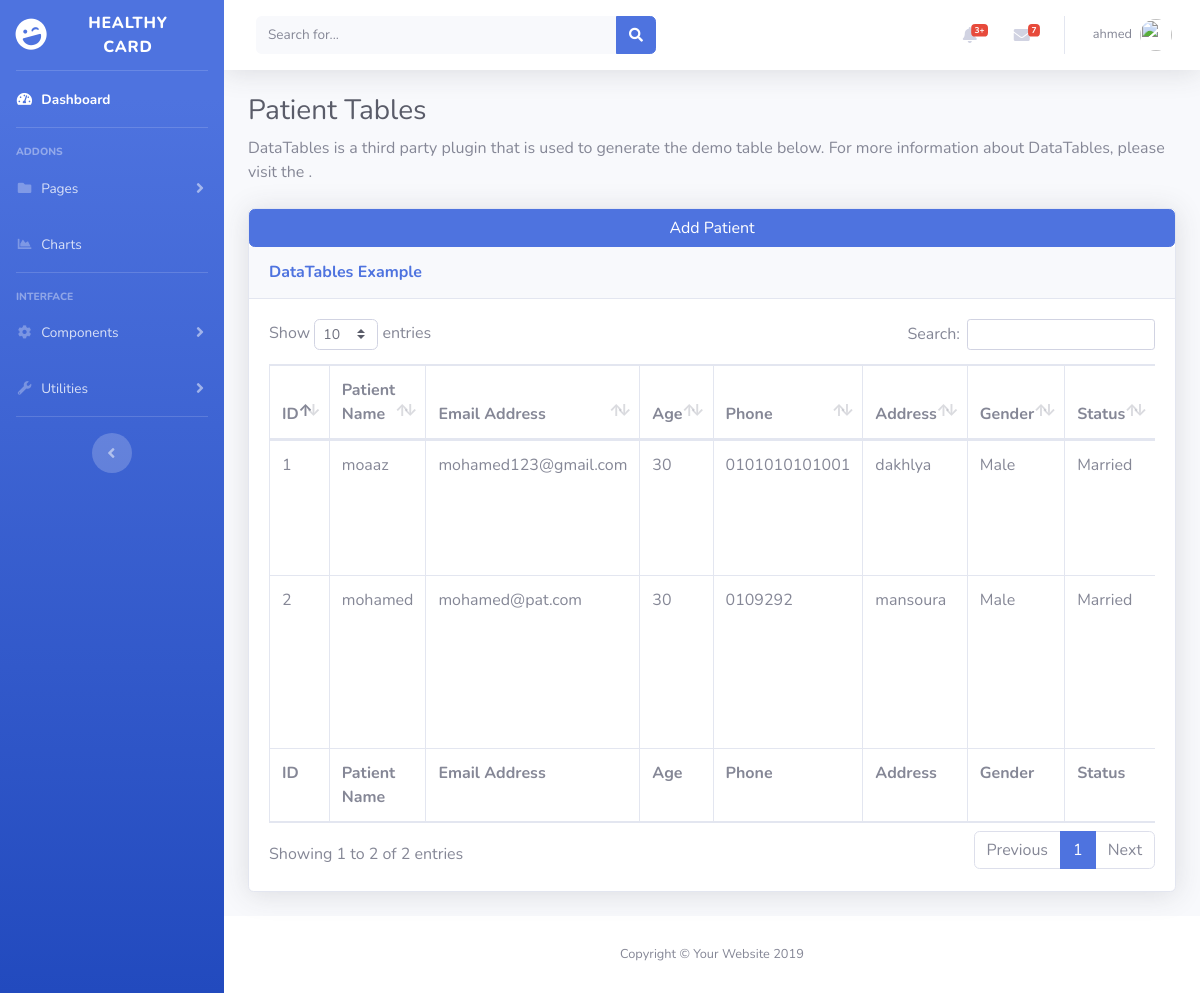
The page /admin/patients.php?id=12 (signed in) on the database its author committed.
### tables this page shows
CREATE TABLE `managers` (
  `id` int(11) NOT NULL,
  `username` varchar(255) NOT NULL,
  `email` varchar(255) NOT NULL,
  `password` varchar(255) NOT NULL,
  `phone` varchar(100) NOT NULL,
  `address` varchar(255) NOT NULL,
  `hospital_name_id` int(11) NOT NULL,
  `priv` int(11) NOT NULL
);

CREATE TABLE `patients` (
  `id` int(11) NOT NULL,
  `username` varchar(255) NOT NULL,
  `email` varchar(255) NOT NULL,
  `password` varchar(255) NOT NULL,
  `age` int(11) NOT NULL,
  `phone` varchar(100) NOT NULL,
  `address` varchar(255) NOT NULL,
  `gender` int(11) NOT NULL,
  `status` int(11) NOT NULL,
  `blood_type` varchar(100) NOT NULL,
  `section_id` int(11) NOT NULL,
  `idcard` int(100) NOT NULL,
  `hospital_name_id` int(11) NOT NULL,
  `qr` longblob NOT NULL,
  `id_qr` varchar(255) NOT NULL,
  `qr_gn` varchar(100) NOT NULL,
  `priv` int(11) NOT NULL
);

### admin/design/patient/patTable.php (the view, shortened to what this page needs)
<div class="card shadow mb-4">
          <a href="?action=add" class="btn btn-primary" >Add Patient</a>
            <div class="card-header py-3">
              <h6 class="m-0 font-weight-bold text-primary">DataTables Example</h6>
            </div>
            <div class="card-body">
              <div class="table-responsive">
                <table class="table table-bordered" id="dataTable" width="100%" cellspacing="0">
                  <thead>
                    <tr>
                      <th>ID</th>
                      <th>Patient Name</th>
                      <th>Email Address</th>
                      <th>Age</th>
                      <th>Phone</th>
                      <th>Address</th>
                      <th>Gender</th>
                      <th>Status</th>
                    </tr>
                  </thead>
                  <tfoot>
                    <tr>
                      <th>ID</th>
                      <th>Patient Name</th>
                      <th>Email Address</th>
                      <th>Age</th>
                      <th>Phone</th>
                      <th>Address</th>
                      <th>Gender</th>
                      <th>Status</th>
                    </tr>
                  </tfoot>
                  <tbody>
                    <tr>
<?php
  require_once "functions/connect.php";
  $hos  =  $_GET['id'];
  $select = "SELECT * FROM patients WHERE $hos = hospital_name_id";
  $query  = $conn -> query($select);
  $id     = 0;
  foreach ($query as $pat) {
?>
                      <td><?= ++$id ?></td>
                      <td><?= $pat['username'] ?></td>
                      <td><?= $pat['email'] ?></td>
                      <td><?= $pat['age'] ?></td>
                      <td><?= $pat['phone'] ?></td>
                      <td><?= $pat['address'] ?></td>
                      <td><?= $pat['gender'] == 0 ? 'Male' : 'Female' ?></td>
                      <td><?= $pat['status'] == 0 ? 'Married' : 'Single' ?></td>
                    </tr>
<?php }; ?>
                  </tbody>
                </table>
              </div>
            </div>
          </div>

### admin/includes/header.php (shortened to what this page needs)
<nav class="navbar navbar-expand navbar-light bg-white topbar mb-4 static-top shadow">
<form class="d-none d-sm-inline-block form-inline mr-auto ml-md-3 my-2 my-md-0 mw-100 navbar-search">
  <div class="input-group">
    <input type="text" class="form-control bg-light border-0 small" placeholder="Search for..." aria-label="Search" aria-describedby="basic-addon2">
    <div class="input-group-append">
      <button class="btn btn-primary" type="button">
        <i class="fas fa-search fa-sm"></i>
      </button>
    </div>
  </div>
</form>
<ul class="navbar-nav ml-auto">
  <li class="nav-item dropdown no-arrow mx-1">
    <a class="nav-link dropdown-toggle" href="#" id="alertsDropdown" role="button" data-toggle="dropdown" aria-haspopup="true" aria-expanded="false">
      <i class="fas fa-bell fa-fw"></i>
      <span class="badge badge-danger badge-counter">3+</span>
    </a>
  </li>
  <li class="nav-item dropdown no-arrow mx-1">
    <a class="nav-link dropdown-toggle" href="#" id="messagesDropdown" role="button" data-toggle="dropdown" aria-haspopup="true" aria-expanded="false">
      <i class="fas fa-envelope fa-fw"></i>
      <span class="badge badge-danger badge-counter">7</span>
    </a>
  </li>
  <?php
  $nam  = $_SESSION['name'];
  $id  = $_SESSION['login'];
   require_once "functions/connect.php";
   $sel  = "SELECT * FROM $nam  WHERE  id = $id";
   $query = $conn -> query($sel);
   $name  = $query -> fetch_assoc();
  ?>
  <li class="nav-item dropdown no-arrow">
    <a class="nav-link dropdown-toggle" href="#" id="userDropdown" role="button" data-toggle="dropdown" aria-haspopup="true" aria-expanded="false">
      <span class="mr-2 d-none d-lg-inline text-gray-600 small"><?php echo @$name['username'] ?></span>
      <img class="img-profile rounded-circle" src="https://source.unsplash.com/QAB-WJcbgJk/60x60">
    </a>
  </li>
</ul>
</nav>

### rows shown on the page
managers: username "ahmed"
patients: username "moaaz", email "mohamed123@gmail.com", age "30", phone "0101010101001", address "dakhlya", gender "Male", status "Married"
patients: username "mohamed", email "mohamed@pat.com", age "30", phone "0109292", address "mansoura", gender "Male", status "Married"
